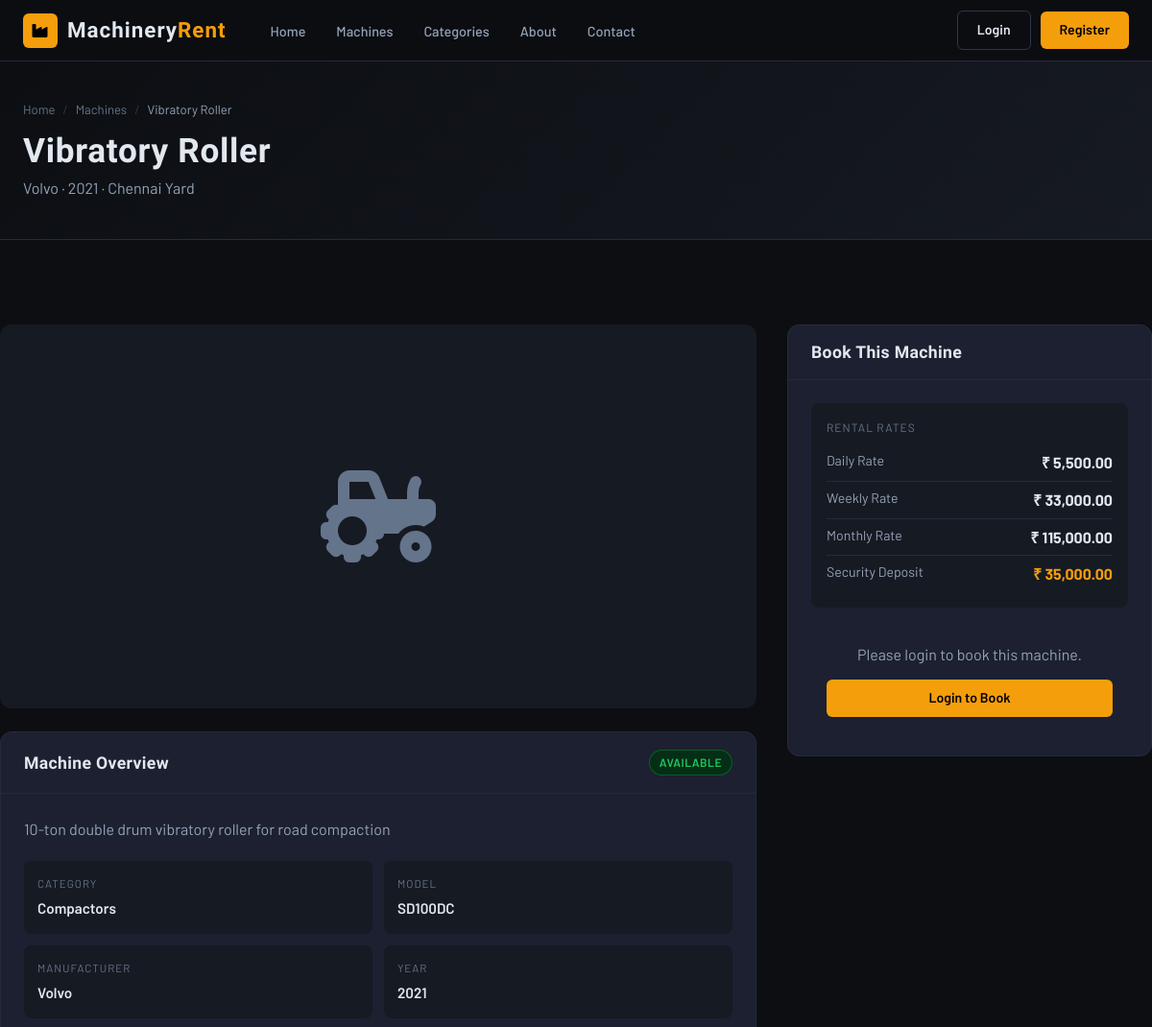
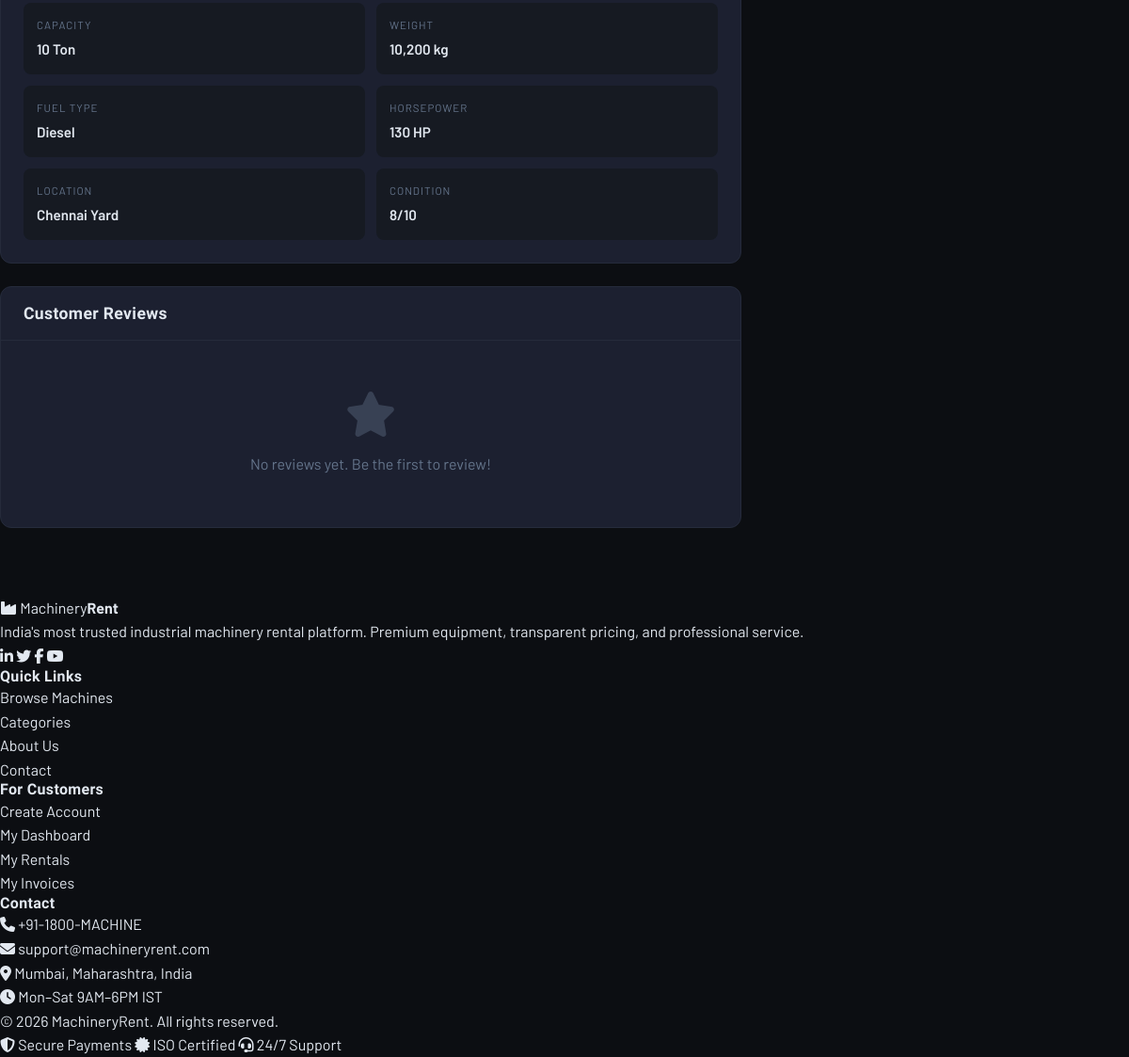
/machine-detail.php?id=8, run on the app's committed database (2 pictures, top to bottom).
### tables this page shows
CREATE TABLE machines (
    id INT AUTO_INCREMENT PRIMARY KEY,
    category_id INT NOT NULL,
    name VARCHAR(150) NOT NULL,
    model VARCHAR(100),
    manufacturer VARCHAR(100),
    year_of_manufacture YEAR,
    serial_number VARCHAR(100) UNIQUE,
    description TEXT,
    daily_rate DECIMAL(10,2) NOT NULL,
    weekly_rate DECIMAL(10,2),
    monthly_rate DECIMAL(10,2),
    deposit_amount DECIMAL(10,2) DEFAULT 0,
    capacity VARCHAR(100),
    weight VARCHAR(50),
    dimensions VARCHAR(100),
    fuel_type VARCHAR(50),
    horsepower VARCHAR(50),
    location VARCHAR(200),
    status ENUM('available','rented','maintenance','retired') DEFAULT 'available',
    condition_rating TINYINT DEFAULT 5 COMMENT '1-10 scale',
    total_rentals INT DEFAULT 0,
    images JSON,
    specifications JSON,
    created_at TIMESTAMP DEFAULT CURRENT_TIMESTAMP,
    FOREIGN KEY (category_id) REFERENCES categories(id)
);

CREATE TABLE categories (
    id INT AUTO_INCREMENT PRIMARY KEY,
    name VARCHAR(100) NOT NULL,
    slug VARCHAR(100) UNIQUE NOT NULL,
    description TEXT,
    icon VARCHAR(50),
    image VARCHAR(255),
    status ENUM('active', 'inactive') DEFAULT 'active',
    created_at TIMESTAMP DEFAULT CURRENT_TIMESTAMP
);

### config.php (called while the page is built, shortened)
<?php
function isLoggedIn() {
    return isset($_SESSION['user_id']);
}
function formatCurrency($amount) {
    return CURRENCY . ' ' . number_format($amount, 2);
}

### machine-detail.php (the view, shortened to what this page needs)
<?php
require_once '../includes/config.php';
$db = getDB();
$id = (int)($_GET['id'] ?? 0);
$machine = $db->prepare("SELECT m.*, c.name as cat_name FROM machines m JOIN categories c ON m.category_id=c.id WHERE m.id=?");
$machine->execute([$id]);
$m = $machine->fetch();
$reviews = $db->prepare("SELECT r.*, u.name as user_name FROM reviews r JOIN users u ON r.user_id=u.id WHERE r.machine_id=? ORDER BY r.created_at DESC LIMIT 5");
$reviews->execute([$id]);
$reviews = $reviews->fetchAll();
?>
<?php include '../includes/header.php'; ?>
<main class="main-content">
<div class="page-header">
  <div class="container">
    <div class="breadcrumb">
      <a href="<?= SITE_URL ?>">Home</a><span class="sep">/</span>
      <a href="machines.php">Machines</a><span class="sep">/</span>
      <span class="current"><?= htmlspecialchars($m['name']) ?></span>
    </div>
    <h1><?= htmlspecialchars($m['name']) ?></h1>
    <p><?= htmlspecialchars($m['manufacturer']) ?> · <?= $m['year_of_manufacture'] ?> · <?= htmlspecialchars($m['location']) ?></p>
  </div>
</div>
<div class="container section-sm">
  <div style="display:grid;grid-template-columns:1fr 380px;gap:32px;align-items:start;">
    <div>
      <div class="machine-gallery" style="margin-bottom:24px;">
        <i class="fas fa-tractor"></i>
      </div>
      <div class="panel">
        <div class="panel-header">
          <h3>Machine Overview</h3>
          <span class="status-badge status-<?= $m['status'] ?>"><?= ucfirst($m['status']) ?></span>
        </div>
        <div class="panel-body">
          <p style="color:var(--text2);margin-bottom:20px;"><?= htmlspecialchars($m['description'] ?? 'No description available.') ?></p>
          <div class="spec-grid">
            <?php
            $specs = [
              'Category'    => $m['cat_name'],
              'Model'       => $m['model'] ?? 'N/A',
              'Manufacturer'=> $m['manufacturer'] ?? 'N/A',
              'Year'        => $m['year_of_manufacture'] ?? 'N/A',
              'Capacity'    => $m['capacity'] ?? 'N/A',
              'Weight'      => $m['weight'] ?? 'N/A',
              'Fuel Type'   => $m['fuel_type'] ?? 'N/A',
              'Horsepower'  => $m['horsepower'] ?? 'N/A',
              'Location'    => $m['location'],
              'Condition'   => $m['condition_rating'].'/10',
            ];
            foreach ($specs as $label => $val): ?>
            <div class="spec-item">
              <label><?= $label ?></label>
              <span><?= htmlspecialchars($val) ?></span>
            </div>
            <?php endforeach; ?>
          </div>
        </div>
      </div>
      <div class="panel mt-3">
        <div class="panel-header">
          <h3>Customer Reviews</h3>
        </div>
        <div class="panel-body">
          <?php if (empty($reviews)): ?>
          <div class="empty-state" style="padding:30px 0;">
            <i class="fas fa-star"></i>
            <p>No reviews yet. Be the first to review!</p>
          </div>
          <?php endif; ?>
        </div>
      </div>
    </div>
    <div style="position:sticky;top:80px;">
      <div class="panel">
        <div class="panel-header">
          <h3>Book This Machine</h3>
        </div>
        <div class="panel-body">
          <div style="background:var(--surface);border-radius:8px;padding:16px;margin-bottom:20px;">
            <div style="font-size:0.75rem;color:var(--text3);text-transform:uppercase;letter-spacing:1px;margin-bottom:8px;">Rental Rates</div>
            <div style="display:flex;justify-content:space-between;padding:6px 0;border-bottom:1px solid var(--border);">
              <span style="color:var(--text2);font-size:0.88rem;">Daily Rate</span>
              <strong><?= formatCurrency($m['daily_rate']) ?></strong>
            </div>
            <?php if ($m['weekly_rate']): ?>
            <div style="display:flex;justify-content:space-between;padding:6px 0;border-bottom:1px solid var(--border);">
              <span style="color:var(--text2);font-size:0.88rem;">Weekly Rate</span>
              <strong><?= formatCurrency($m['weekly_rate']) ?></strong>
            </div>
            <?php endif; ?>
            <?php if ($m['monthly_rate']): ?>
            <div style="display:flex;justify-content:space-between;padding:6px 0;border-bottom:1px solid var(--border);">
              <span style="color:var(--text2);font-size:0.88rem;">Monthly Rate</span>
              <strong><?= formatCurrency($m['monthly_rate']) ?></strong>
            </div>
            <?php endif; ?>
            <div style="display:flex;justify-content:space-between;padding:6px 0;">
              <span style="color:var(--text2);font-size:0.88rem;">Security Deposit</span>
              <strong class="text-accent"><?= formatCurrency($m['deposit_amount']) ?></strong>
            </div>
          </div>
          <?php if ($m['status'] !== 'available'): ?>
          <div style="background:#291200;border:1px solid rgba(245,158,11,0.3);border-radius:8px;padding:14px;text-align:center;color:var(--accent);">
            <i class="fas fa-clock"></i> This machine is currently <?= $m['status'] ?> and not available for booking.
          </div>
          <?php elseif (!isLoggedIn()): ?>
          <div style="text-align:center;padding:16px;">
            <p style="color:var(--text2);margin-bottom:14px;">Please login to book this machine.</p>
            <a href="<?= SITE_URL ?>/login.php" class="btn btn-primary btn-full">Login to Book</a>
          </div>
          <?php endif; ?>
        </div>
      </div>
    </div>
  </div>
</div>
</main>
<?php include '../includes/footer.php'; ?>

### main.css (style rules this page uses)
:root { --bg: #0c0e12; --bg2: #111318; --surface: #161a22; --card: #1c2030; --border: #252b3b; --border2: #2e3650; --accent: #f59e0b; --accent-dark: #d97706; --accent-glow: rgba(245,158,11,0.15); --blue: #3b82f6; --green: #22c55e; --red: #ef4444; --orange: #f97316; --text: #e2e8f0; --text2: #94a3b8; --text3: #64748b; --radius: 8px; --shadow: 0 4px 24px rgba(0,0,0,0.4); --shadow-lg: 0 12px 48px rgba(0,0,0,0.6); }
* { margin:0; padding:0; box-sizing:border-box; }
html { scroll-behavior:smooth; }
body { background: var(--bg); color: var(--text); font-family: 'Barlow', sans-serif; font-weight: 400; line-height: 1.6; }
a { color: inherit; text-decoration: none; }
h1,h2,h3,h4,h5 { font-family: 'Barlow Condensed', sans-serif; font-weight: 700; letter-spacing: 0.02em; line-height: 1.15; }
.btn { display: inline-flex; align-items: center; gap: 8px; padding: 8px 20px; border-radius: 6px; font-family: 'Barlow', sans-serif; font-weight: 600; font-size: 0.88rem; cursor: pointer; border: none; transition: all 0.2s; white-space: nowrap; }
.btn-primary { background: var(--accent); color: #000; }
.btn-full { width:100%; justify-content:center; }
.main-content { min-height: 100vh; padding-top: 64px; }
.container { max-width: 1280px; margin: 0 auto; padding: 0 24px; }
.section-sm { padding: 48px 0; }
.status-badge { display: inline-flex; align-items: center; gap: 5px; padding: 3px 10px; border-radius: 20px; font-size: 0.75rem; font-weight: 600; text-transform: uppercase; letter-spacing: 0.5px; }
.status-available { background:#052e16; color:var(--green); border:1px solid rgba(34,197,94,0.3); }
.page-header { background: linear-gradient(135deg, var(--bg) 0%, var(--surface) 100%); border-bottom: 1px solid var(--border); padding: 40px 0; margin-bottom: 40px; }
.page-header h1 { font-size: 2.2rem; font-weight: 900; }
.page-header p { color: var(--text2); margin-top: 6px; }
.breadcrumb { display: flex; align-items: center; gap: 8px; font-size: 0.82rem; color: var(--text3); margin-bottom: 12px; }
.breadcrumb a { color: var(--text3); }
.breadcrumb .sep { color: var(--border2); }
.breadcrumb .current { color: var(--text2); }
.machine-gallery { background: var(--surface); border-radius: 12px; overflow: hidden; height: 400px; display: flex; align-items: center; justify-content: center; font-size: 6rem; color: var(--text3); }
.spec-grid { display: grid; grid-template-columns: repeat(2, 1fr); gap: 12px; }
.spec-item { background: var(--surface); border-radius: 8px; padding: 14px; }
.spec-item label { font-size:0.72rem; color:var(--text3); text-transform:uppercase; letter-spacing:1px; display:block; margin-bottom:4px; }
.spec-item span { font-weight:600; font-size:0.95rem; }
.panel { background: var(--card); border: 1px solid var(--border); border-radius: 12px; margin-bottom: 24px; }
.panel-header { padding: 18px 24px; border-bottom: 1px solid var(--border); display: flex; align-items: center; justify-content: space-between; }
.panel-header h3 { font-size: 1.1rem; font-weight: 700; }
.panel-body { padding: 24px; }
.empty-state { text-align: center; padding: 60px 20px; color: var(--text3); }
.empty-state i { font-size: 3rem; margin-bottom: 16px; opacity:0.4; }
.text-accent { color: var(--accent); }
.mt-3 { margin-top:24px; }

### data on the page
machines: name "Vibratory Roller", manufacturer "Volvo", year_of_manufacture "2021", location "Chennai Yard", status "AVAILABLE", description "10-ton double drum vibratory roller for road compaction", category.name "Compactors", model "SD100DC", capacity "10 Ton", weight "10,200 kg", fuel_type "Diesel", horsepower "130 HP", daily_rate "₹ 5,500.00", weekly_rate "₹ 33,000.00", monthly_rate "₹ 115,000.00", deposit_amount "₹ 35,000.00"

### other printed values
$label "CATEGORY"
$label "MODEL"
$label "MANUFACTURER"
$label "YEAR"
$label "CAPACITY"
$label "WEIGHT"
$label "FUEL TYPE"
$label "HORSEPOWER"
$label "LOCATION"
$label "CONDITION"
$val "8/10"
